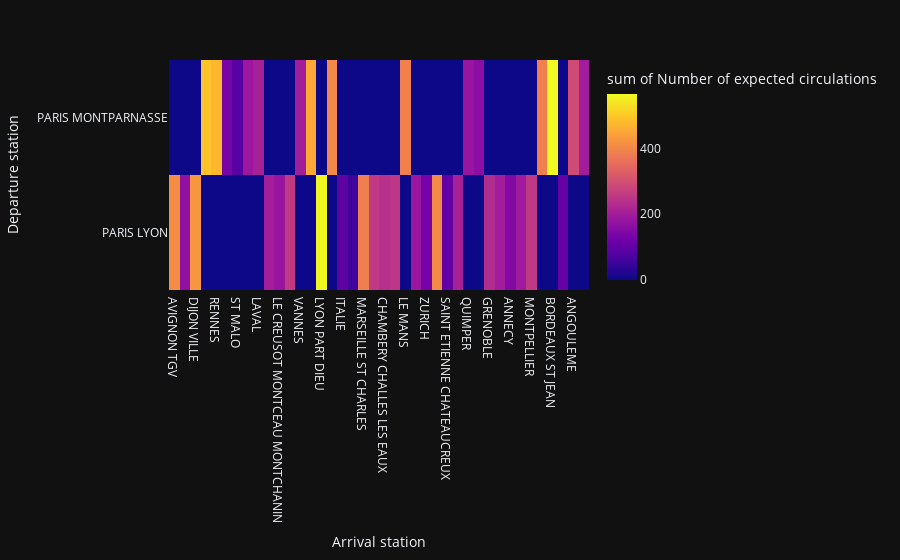

This figure's notebook cell:
### Code cell
px.density_heatmap(data[((data['Departure station']=='PARIS MONTPARNASSE')|(data['Departure station'] == 'PARIS LYON'))
                        & (data['Year']==2016) & (data['Month']==1)],
           x='Arrival station',
           y='Departure station', z='Number of expected circulations')

### Figure 1 — Plotly figure (JSON) as saved in the notebook; plotly's stock layout.template omitted (floating-point values rounded to 4 significant figures)
{"data": [{"coloraxis": "coloraxis", "histfunc": "sum", "hovertemplate": "Arrival station=%{x}<br>Departure station=%{y}<br>sum of Number of expected circulations=%{z}<extra></extra>", "name": "", "x": ["AVIGNON TGV", "NICE VILLE", "DIJON VILLE", "NANTES", "RENNES", "TOULOUSE MATABIAU", "ST MALO", "BREST", "LAVAL", "GENEVE", "LE CREUSOT MONTCEAU MONTCHANIN", "VALENCE ALIXAN TGV", "VANNES", "POITIERS", "LYON PART DIEU", "ST PIERRE DES CORPS", "ITALIE", "LAUSANNE", "MARSEILLE ST CHARLES", "NIMES", "CHAMBERY CHALLES LES EAUX", "MULHOUSE VILLE", "LE MANS", "BELLEGARDE (AIN)", "ZURICH", "AIX EN PROVENCE TGV", "SAINT ETIENNE CHATEAUCREUX", "TOULON", "QUIMPER", "TOURS", "GRENOBLE", "MACON LOCHE", "ANNECY", "BESANCON FRANCHE COMTE TGV", "MONTPELLIER", "ANGERS SAINT LAUD", "BORDEAUX ST JEAN", "PERPIGNAN", "ANGOULEME", "LA ROCHELLE VILLE"], "xaxis": "x", "xbingroup": "x", "y": ["PARIS LYON", "PARIS LYON", "PARIS LYON", "PARIS MONTPARNASSE", "PARIS MONTPARNASSE", "PARIS MONTPARNASSE", "PARIS MONTPARNASSE", "PARIS MONTPARNASSE", "PARIS MONTPARNASSE", "PARIS LYON", "PARIS LYON", "PARIS LYON", "PARIS MONTPARNASSE", "PARIS MONTPARNASSE", "PARIS LYON", "PARIS MONTPARNASSE", "PARIS LYON", "PARIS LYON", "PARIS LYON", "PARIS LYON", "PARIS LYON", "PARIS LYON", "PARIS MONTPARNASSE", "PARIS LYON", "PARIS LYON", "PARIS LYON", "PARIS LYON", "PARIS LYON", "PARIS MONTPARNASSE", "PARIS MONTPARNASSE", "PARIS LYON", "PARIS LYON", "PARIS LYON", "PARIS LYON", "PARIS LYON", "PARIS MONTPARNASSE", "PARIS MONTPARNASSE", "PARIS LYON", "PARIS MONTPARNASSE", "PARIS MONTPARNASSE"], "yaxis": "y", "ybingroup": "y", "z": [412.0, 170.0, 425.0, 495.0, 476.0, 134.0, 87.0, 188.0, 209.0, 203.0, 184.0, 258.0, 200.0, 454.0, 560.0, 404.0, 97.0, 55.0, 387.0, 256.0, 239.0, 251.0, 390.0, 186.0, 132.0, 406.0, 103.0, 209.0, 182.0, 164.0, 229.0, 200.0, 150.0, 194.0, 256.0, 387.0, 566.0, 108.0, 290.0, 200.0], "type": "histogram2d"}], "layout": {"xaxis": {"anchor": "y", "domain": [0.0, 1.0], "title": {"text": "Arrival station"}}, "yaxis": {"anchor": "x", "domain": [0.0, 1.0], "title": {"text": "Departure station"}}, "coloraxis": {"colorbar": {"title": {"text": "sum of Number of expected circulations"}}, "colorscale": [[0.0, "#0d0887"], [0.1111, "#46039f"], [0.2222, "#7201a8"], [0.3333, "#9c179e"], [0.4444, "#bd3786"], [0.5556, "#d8576b"], [0.6667, "#ed7953"], [0.7778, "#fb9f3a"], [0.8889, "#fdca26"], [1.0, "#f0f921"]]}, "legend": {"tracegroupgap": 0}, "margin": {"t": 60}}}
